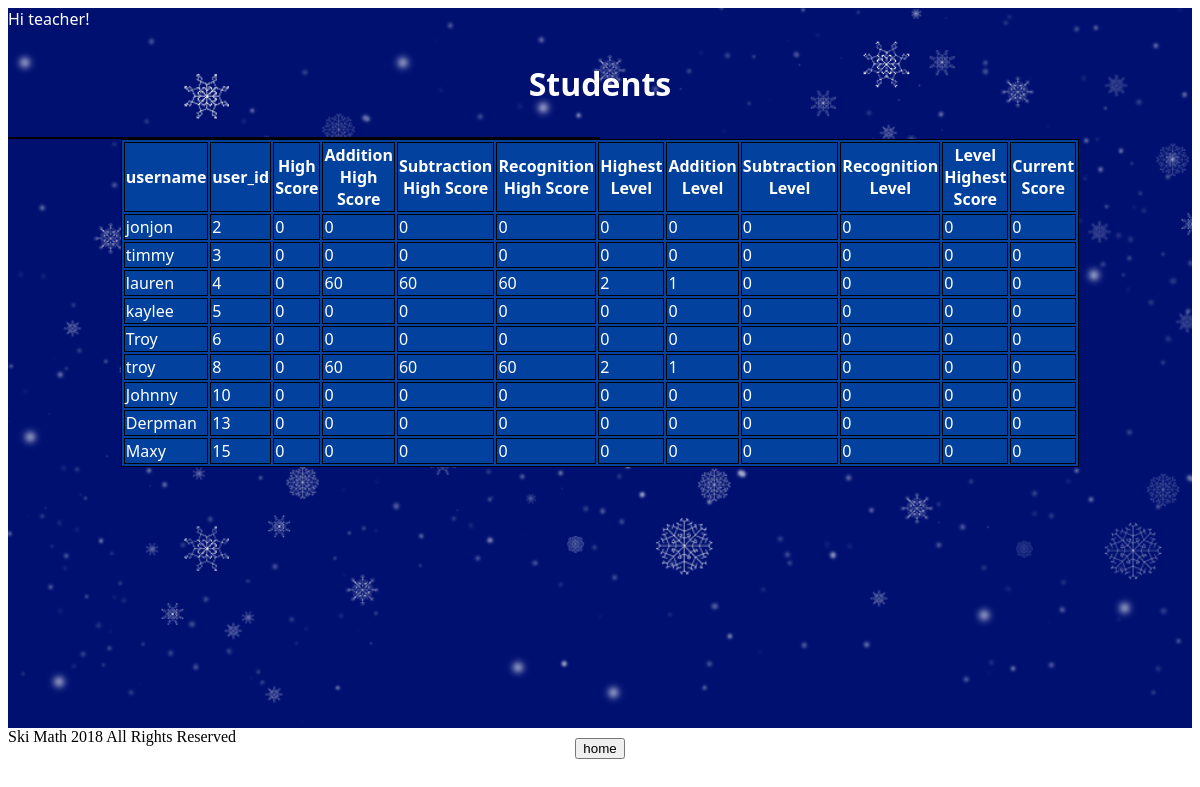
Page /ski_math/teacherstats (signed in) on the earlier database version.
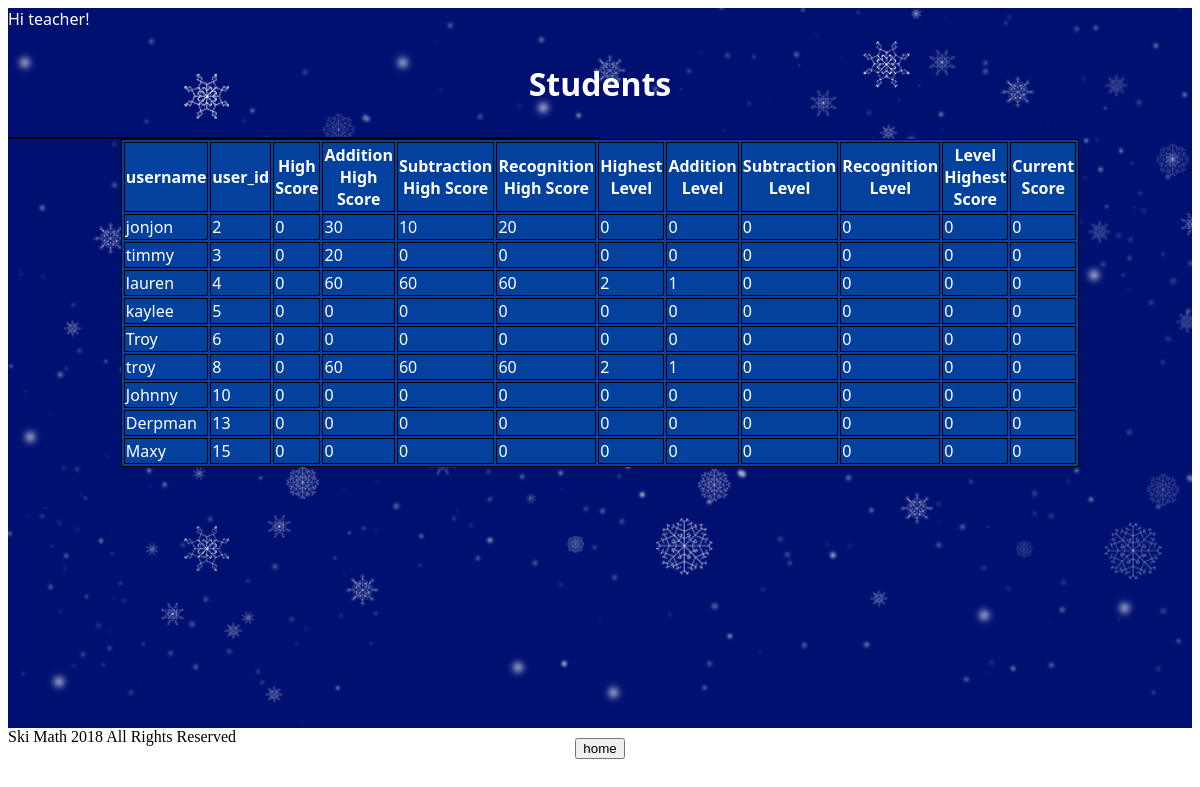
Same page on the later database version.
### ski_math/models.py (models this page shows, shortened)
class Student(models.Model):
    objects = models.Manager()
    user = models.OneToOneField(CustomUser, on_delete=models.CASCADE, primary_key=True)
    highestScore = models.PositiveIntegerField(default=0)
    addHighestScore = models.PositiveIntegerField(default=0)
    subHighestScore = models.PositiveIntegerField(default=0)
    recHighestScore = models.PositiveIntegerField(default=0)
    highestLevel = models.PositiveIntegerField(default=0)
    addLevel = models.PositiveIntegerField(default=0)
    subLevel = models.PositiveIntegerField(default=0)
    recLevel = models.PositiveIntegerField(default=0)
    levelHighestScore = models.PositiveIntegerField(default=0)
    currentScore = models.PositiveIntegerField(default=0)

class CustomUser(AbstractUser):
    is_student = models.BooleanField('student status', default=False)
    is_teacher = models.BooleanField('teacher status', default=False)

### ski_math/views.py (the view)
# urls.py: path('teacherstats', views.TeacherStats.as_view(), name='teacherstats'),
class TeacherStats(TemplateView):
    model = Student
    context_object_name = 'student'
    template_name = 'teacherstats.html'
    def get(self, request):
        student_data = Student.objects.all()
        context = {'student_list': student_data}
        return render(request, 'teacherstats.html', context)

### templates/teacherstats.html (shortened to what this page needs)
{% extends 'base.html' %}
{% block content %}
{% if user.is_authenticated and user.is_teacher%}
  Hi {{ user.username }}!
  <h1><p>Students</p></h1>
  {% if student_list %}
    <table>
      <table align="center">
        <tr>
          <th>username</th>
          <th>user_id</th>
          <th>High Score</th>
          <th>Addition High Score</th>
          <th>Subtraction High Score</th>
          <th>Recognition High Score</th>
          <th>Highest Level</th>
          <th>Addition Level</th>
          <th>Subtraction Level</th>
          <th>Recognition Level</th>
          <th>Level Highest Score</th>
          <th>Current Score</th>
      </tr>
        {% for student in student_list %}
        <tr>
            <td>{{student.user.username}}</td>
            <td>{{student.user_id}}</td>
            <td>{{student.highestScore}}</td>
            <td>{{student.addHighestScore}}</td>
            <td>{{student.subHighestScore}}</td>
            <td>{{student.recHighestScore}}</td>
            <td>{{student.highestLevel}}</td>
            <td>{{student.addLevel}}</td>
            <td>{{student.subLevel}}</td>
            <td>{{student.recLevel}}</td>
            <td>{{student.levelHighestScore}}</td>
            <td>{{student.currentScore}}</td>
          </tr>
      {% endfor %}
    </table>
    <div class = "midbottom">
    <p><a href="{% url 'home' %}"><button>home</button></a></p></div>
  {% else %}
    <h1><p>No students are available.</p></h1>
    <div class = "midbottom">
    <p><a href="{% url 'home' %}"><button>home</button></a></p></div>
  {% endif %}
{% else %}
  <h1><p>You are not logged in</p></h1>
  <h1><a href="{% url 'login' %}"><button>home</button></a></h1>
{% endif %}
{% endblock %}

Differences in the rows shown:
changed Student "jonjon": addHighestScore "0" → "30"; subHighestScore "0" → "10"; recHighestScore "0" → "20"
changed Student "timmy": addHighestScore "0" → "20"
